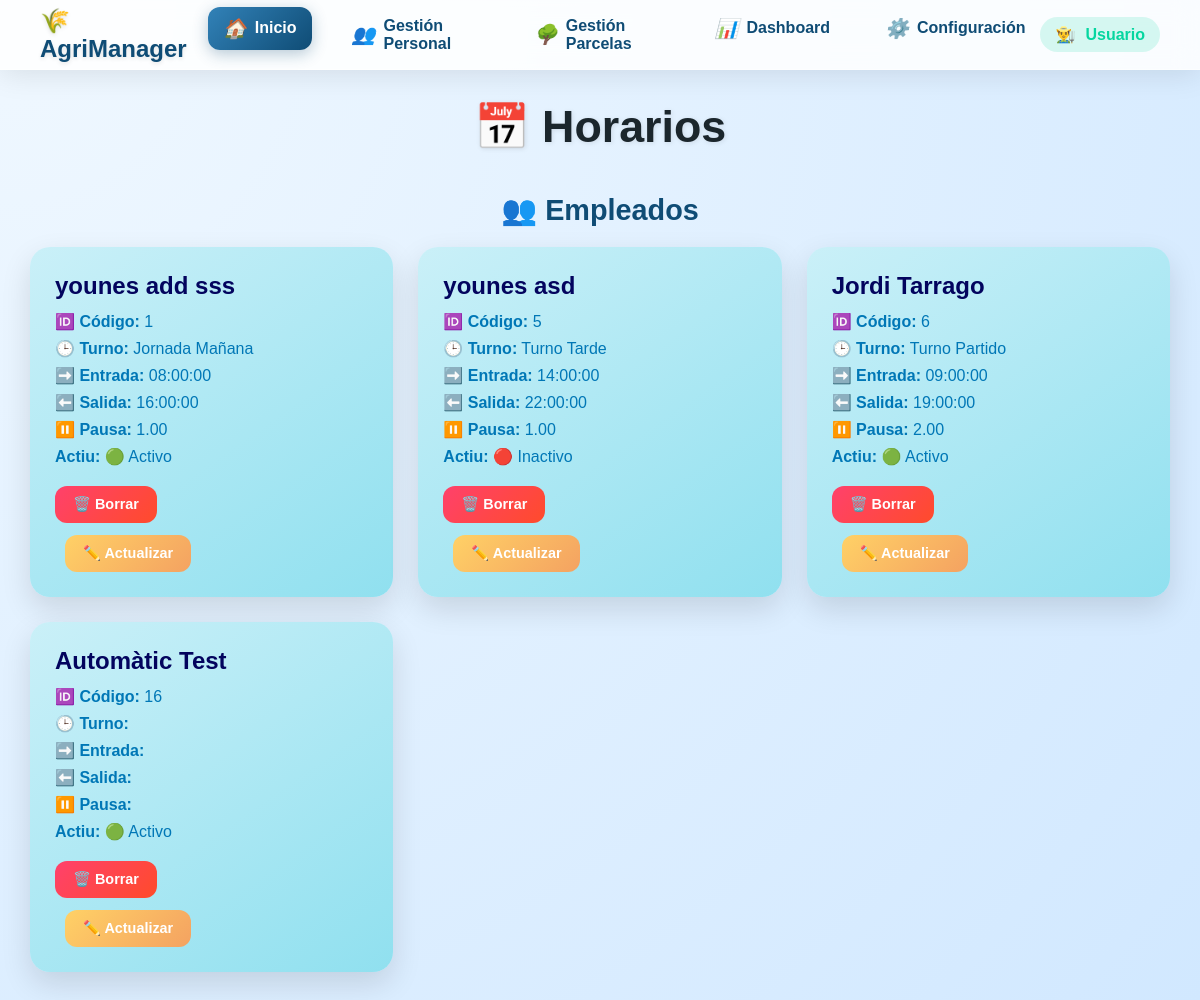
The app's page /RRHH/empleadosHorario.php with its own data.
### tables this page shows
CREATE TABLE `treballadors` (
  `id_treballador` int(11) NOT NULL,
  `nom_complet` varchar(200) NOT NULL,
  `fotografia` varchar(255) DEFAULT NULL,
  `foto_url` varchar(255) DEFAULT NULL,
  `document_identitat` varchar(50) NOT NULL,
  `tipus_document` enum('DNI','NIE','PASSAPORT') NOT NULL,
  `data_naixement` date NOT NULL,
  `lloc_naixement` varchar(100) DEFAULT NULL,
  `nacionalitat` varchar(50) NOT NULL,
  `situacio_residencia` varchar(100) DEFAULT NULL,
  `telefon` varchar(20) DEFAULT NULL,
  `email` varchar(100) DEFAULT NULL,
  `adreca` text DEFAULT NULL,
  `contacte_emergencia` text DEFAULT NULL,
  `iban_bancari` varchar(34) DEFAULT NULL,
  `numero_seguretat_social` varchar(20) NOT NULL,
  `tipus_permis_treball` varchar(50) DEFAULT NULL,
  `estat_actiu` tinyint(1) DEFAULT 1,
  `data_incorporacio` date NOT NULL,
  `data_finalitzacio` date DEFAULT NULL,
  `id_departament` int(11) DEFAULT NULL,
  `id_equip` int(11) DEFAULT NULL,
  `id_horari` int(11) DEFAULT NULL COMMENT 'ID del horario asignado',
  `created_at` timestamp NOT NULL DEFAULT current_timestamp(),
  `updated_at` timestamp NOT NULL DEFAULT current_timestamp() ON UPDATE current_timestamp(),
  `historial_laboral_previ` text DEFAULT NULL,
  `idiomes` varchar(255) DEFAULT NULL,
  `habilitats` text DEFAULT NULL,
  `certificacions_addicionals` text DEFAULT NULL,
  `rol` enum('ADMIN','MANAGER','TREBALLADOR','SUPERVISOR') NOT NULL DEFAULT 'TREBALLADOR'
);

CREATE TABLE `horaris` (
  `id_horari` int(11) NOT NULL,
  `nom_horari` varchar(100) NOT NULL,
  `hores_entrada` time DEFAULT NULL,
  `hores_sortida` time DEFAULT NULL,
  `durada_pausa` decimal(4,2) DEFAULT NULL,
  `tipus` enum('FIX','VARIABLE','TEMPORADA') NOT NULL,
  `temporada_inici` date DEFAULT NULL,
  `temporada_final` date DEFAULT NULL
);

### RRHH/empleadosHorario.php (the view, shortened to what this page needs)
<?php
require '../db.php';
$stmt = $pdo->query("SELECT
                        t.id_treballador as 'id',
                        t.nom_complet AS 'Empleado',
                        t.estat_actiu as 'actiu',
                        h.nom_horari AS 'Turno',
                        h.hores_entrada AS 'Entrada',
                        h.hores_sortida AS 'Salida',
                        h.durada_pausa AS 'Pausa'
                        FROM treballadors t
                        LEFT JOIN horaris h ON t.id_horari = h.id_horari");
$empleados = $stmt->fetchAll(PDO::FETCH_ASSOC);
?>
<!DOCTYPE html>
<html lang="en">
<head>
    <link rel="stylesheet" href="../css/personal.css">
    <link rel="stylesheet" href="../menu.css">
</head>
<body>
<?php include '../menu.php'; ?>
<link rel="stylesheet" href="../menu.css">
    <h1>📅 Horarios</h1>
    <h2>👥 Empleados</h2>
    <div class="cards-container">
        <?php foreach ($empleados as $emp): ?>
            <div class="card">
                <h3><?= htmlspecialchars($emp['Empleado']) ?></h3>
                <div class="card-section">
                    <p><strong>🆔 Código:</strong> <?= htmlspecialchars($emp['id']) ?></p>
                    <p><strong>🕒 Turno:</strong> <?= htmlspecialchars($emp['Turno']) ?></p>
                    <p><strong>➡️ Entrada:</strong> <?= htmlspecialchars($emp['Entrada']) ?></p>
                </div>
                <div class="card-section">
                    <p><strong>⬅️ Salida:</strong> <?= htmlspecialchars($emp['Salida']) ?></p>
                    <p><strong>⏸️ Pausa:</strong> <?= htmlspecialchars($emp['Pausa']) ?></p>
                    <p><strong>Actiu:</strong> <?= htmlspecialchars($emp['actiu'] == 1 ? '🟢 Activo' : '🔴 Inactivo') ?></p>
                </div>
                <div class="card-section">
                    <form method="POST" action="../Personal/ControlPersonal.php"
                        onsubmit="return confirm('⚠️ ¿Estas seguro de desactivar este empleado?');">
                        <button type="submit" class="btn-borrar">🗑️ Borrar</button>
                    </form>
                    <form method="GET" action="ActHoraris.php">
                        <button type="submit" class="btn-actualizar">✏️ Actualizar</button>
                    </form>
                </div>
            </div>
        <?php endforeach; ?>
    </div>
</body>
</html>

### css/personal.css (style rules this page uses)
* { margin: 0; padding: 0; box-sizing: border-box; font-family: 'Poppins', sans-serif; }
body { background: radial-gradient(circle at top left, #f0f8ff, #d1e8ff); padding: 30px; color: #333; }
h1 { text-align: center; font-size: 2.8em; margin-bottom: 20px; color: #1b262c; text-shadow: 1px 1px 5px rgba(0,0,0,0.1); }
h2 { text-align: center; font-size: 1.8em; margin: 40px 0 20px 0; color: #0f4c75; }
.cards-container { display: grid; grid-template-columns: repeat(auto-fit, minmax(280px, 1fr)); gap: 25px; max-width: 1200px; margin: 0 auto; }
.card { background: linear-gradient(145deg, #caf0f8, #90e0ef); border-radius: 20px; padding: 25px; box-shadow: 0 12px 30px rgba(0,0,0,0.12); transition: transform 0.3s ease, box-shadow 0.3s ease; position: relative; overflow: hidden; }
.card h3 { font-size: 1.5em; margin-bottom: 12px; color: #03045e; }
.card p { font-size: 1em; margin-bottom: 8px; color: #0077b6; }
.card .btn-borrar, .card .btn-actualizar { padding: 10px 18px; font-size: 0.9em; font-weight: 600; border-radius: 12px; border: none; cursor: pointer; display: inline-block; margin-top: 12px; transition: all 0.3s ease; }
.card .btn-borrar { background: linear-gradient(135deg, #ff416c, #ff4b2b); color: #fff; }
.card .btn-actualizar { background: linear-gradient(135deg, #ffd166, #f4a261); color: #fff; margin-left: 10px; }

### menu.css (style rules this page uses)
body { background: radial-gradient(circle at top left, #f0f8ff, #d1e8ff); padding: 30px; color: #333; font-family: 'Poppins', sans-serif; }
body { padding-top: 100px; }

### records on screen
treballadors: nom_complet "younes add sss", id_treballador "1", id_horari.nom_horari "Jornada Mañana", id_horari.hores_entrada "08:00:00", id_horari.hores_sortida "16:00:00", id_horari.durada_pausa "1.00", estat_actiu "🟢 Activo"
treballadors: nom_complet "younes asd", id_treballador "5", id_horari.nom_horari "Turno Tarde", id_horari.hores_entrada "14:00:00", id_horari.hores_sortida "22:00:00", id_horari.durada_pausa "1.00", estat_actiu "🔴 Inactivo"
treballadors: nom_complet "Jordi Tarrago", id_treballador "6", id_horari.nom_horari "Turno Partido", id_horari.hores_entrada "09:00:00", id_horari.hores_sortida "19:00:00", id_horari.durada_pausa "2.00", estat_actiu "🟢 Activo"
treballadors: nom_complet "Automàtic Test", id_treballador "16", estat_actiu "🟢 Activo"
